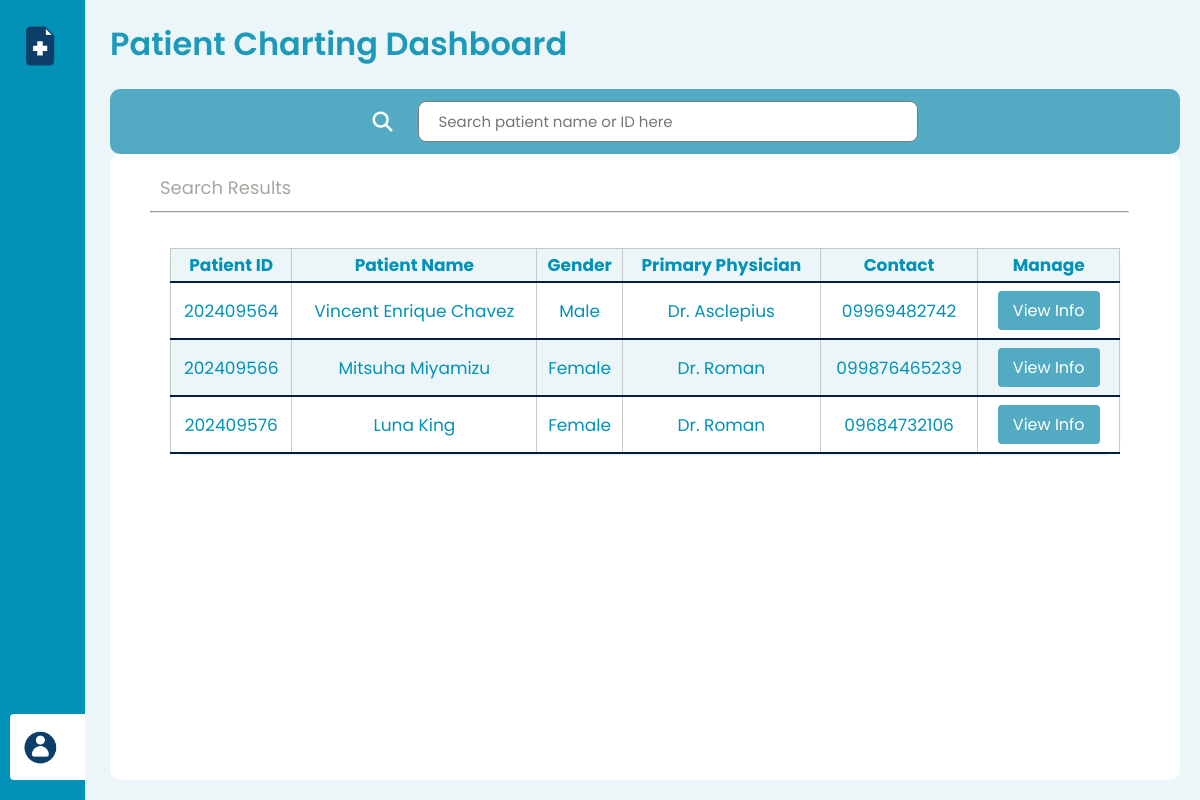
Page /DocuCare/ChartingList.php on the committed database.
### tables this page shows
CREATE TABLE `patient_emergency_contact` (
  `Patient_ID` int(20) DEFAULT NULL,
  `Emergency_Contact_Name` varchar(255) DEFAULT NULL,
  `Emergency_Contact` varchar(25) DEFAULT NULL,
  `Relation_to_Patient` varchar(255) DEFAULT NULL,
  `Entered_By_Nurse` int(20) DEFAULT NULL,
  `Status` char(3) DEFAULT NULL,
  `Deletion_Date` date DEFAULT NULL
);

CREATE TABLE `patient_info` (
  `Patient_ID` int(20) NOT NULL,
  `Admission_Date` datetime DEFAULT NULL,
  `Patient_FName` varchar(30) DEFAULT NULL,
  `Patient_MName` varchar(30) NOT NULL,
  `Patient_LName` varchar(30) NOT NULL,
  `Patient_Type` varchar(20) DEFAULT NULL,
  `Age` int(11) DEFAULT NULL,
  `Sex` varchar(255) DEFAULT NULL,
  `Room_Num` int(11) DEFAULT NULL,
  `Street` varchar(50) NOT NULL,
  `House_Num` varchar(50) NOT NULL,
  `Subdivision` varchar(50) DEFAULT NULL,
  `Barangay` varchar(50) NOT NULL,
  `City` varchar(50) NOT NULL,
  `Province` varchar(50) NOT NULL,
  `Birthplace` varchar(255) DEFAULT NULL,
  `DoB` date DEFAULT NULL,
  `Attending_Physician` varchar(255) DEFAULT NULL,
  `Admitting_Diagnosis` mediumtext DEFAULT NULL,
  `Entered_By_Nurse` int(20) DEFAULT NULL,
  `Status` char(3) DEFAULT NULL,
  `Deletion_Date` date DEFAULT NULL
);

### DocuCare/ChartingList.php (the view, shortened to what this page needs)
<!DOCTYPE html>
<html lang="en">
<head>
    <link rel="stylesheet" href="https://unicons.iconscout.com/release/v4.0.0/css/line.css">
    <link rel="stylesheet" href="style2.css">
</head>
<body>
    <aside class="sidebar" id="sidebar">
        <nav class="nav">
            <div class="sidebar-header">
                <img src="img/logo.png" alt="logo" />
            </div>
              <div class="user-account">
                <div class="user-profile">
                  <img src="img/profile.png" alt="Profile Image" />
                </div>
              </div>
        </nav>
    </aside>
    <main class="main">
        <header>
            <h1>Patient Charting Dashboard</h1>
        </header>
        <section class="search">
            <a href="#" class="search-icon"><i class="fas fa-search"></i></a>
            <input type="text" id="searchInput" placeholder="Search patient name or ID here" >
        </section>
        <section class="search-result">
            <h1>Search Results</h1><hr>
            <div class="box-container" id="patient_infoList">
                <?php
                include('mycon.php');
                $sql = "SELECT * FROM patient_info
                        JOIN patient_emergency_contact
                        ON patient_info.Patient_ID = patient_emergency_contact.Patient_ID";
                $result = $connection->query($sql);
                echo "<table border='1' width='100%'>";
                echo "<tr align='center' class=tblheader>
                        <td><b>Patient ID</b></td>
                        <td><b>Patient Name</b></td>
                        <td><b>Gender</b></td>
                        <td><b>Primary Physician</b></td>
                        <td><b>Contact</b></td>
                        <td class='no-print'><b>Manage</b></td>
                      </tr>";
                   if ($result->num_rows > 0) {
                    while ($row = $result->fetch_assoc()) {
                        $Patient_ID = $row['Patient_ID'];
                        echo'<tr>
                                <td>'.$row['Patient_ID'].'</td>
                                <td>'.$row['Patient_FName'].' '.$row['Patient_LName'].'</td>
                                <td>'.$row['Sex'].'</td>
                                <td>'.$row['Attending_Physician'].'</td>
                                <td>'.$row['Emergency_Contact'].'</td>
                                <td>
                                    <input type="button" name="info" value="View Info" class="btn" onclick="window.location.href=\'patientinfo.php?Patient_ID='.$Patient_ID.'\'">
                                    <button class="btn-icon" onclick="window.location.href=\'patientinfo.php?Patient_ID='.$Patient_ID.'\'">
                                          <i class="fas fa-info-circle"></i>
                                    </button>
                                </td>
                            </tr>';
                    }
                  } else {
                    echo "<tr><td colspan='6' align='center'>No results found.</td></tr>";
                 }
               echo "</table>";
            ?>
            </div>
        </section>
    </main>
</body>
</html>

### DocuCare/style2.css (style rules this page uses)
* { margin: 0; padding: 0; box-sizing: border-box; font-family: "Poppins", sans-serif; }
html { scroll-behavior: smooth; }
body { height: 100%; background-color: #ecf6f8; overflow-x: hidden; }
main { display: flex; flex-direction: column; min-height: 100vh; padding: 20px; }
.sidebar { position: fixed; top: 0; left: 0; height: 100%; width: 85px; display: flex; overflow-x: hidden; flex-direction: column; background: #0292b7; padding: 25px 20px; transition: all 0.4s ease; z-index: 1000; }
.sidebar .sidebar-header { display: flex; align-items: center; }
.sidebar .sidebar-header img { width: 42px; }
.user-account { position:absolute; bottom: 0; width: 90%; margin-bottom: 20px; padding: 12px 10px; margin-left: -10px; }
.user-profile { display: flex; align-items: center; color: #161a2d; }
.user-profile img { width: 42px; border-radius: 50%; border: 2px solid #fff; }
.main { margin-left: 85px; padding: 20px; transition: margin-left 0.4s ease; overflow-x: hidden; }
.main header { margin-bottom: 20px; }
.main h1 { font-size: 2rem; font-weight: 600; color: #1d9ab9; }
.search { margin-top: 6px; padding: 12px 20px; border-radius: 10px; background-color: #52abc2; display: flex; flex-direction: row; align-items: center; justify-content: center; gap: 10px; }
.search input, .search select { padding: 10px; margin-left: 10px; }
#searchInput { width: 700px; padding: 8px; border-radius: 8px; background: #ffffff; font-size: 15px; text-align: left; padding-left: 20px; border: 1px solid #7c7b7b; }
.search-icon { color: #ffffff; font-size: 20px; margin-right: 5px; }
.search-result { flex: 1; padding: 20px; box-sizing: border-box; background-color: #ffffff; border-radius: 10px; overflow: auto; }
.search-result h1 { margin-left: 30px; font-size: 18px; color: #a8a6a0; font-weight: normal; }
.search-result hr { margin-top: 10px; margin-left: 20px; width: 95%; }
.search-result .box-container { margin-left: 40px; margin-right: 40px; margin-top: 35px; margin-bottom: 45px; }
.btn { padding: 7px 15px; border: none; border-radius: 4px; cursor: pointer; font-size: 16px; margin: 5px; transition: background-color 0.3s ease; background-color: #52abc2; color: white; }
table { margin: 20px auto; font-size: 17px; border: solid #051D40 2px; background-color: #FFF; border-radius: 15px; border-collapse: collapse; width: 100%; }
table td { padding: 3px 4px; text-align: center; border-bottom: 2px solid #051D40; color: #0292b7; }
.tblheader { color: #051D40; }
table tr:nth-of-type(even) { background-color: #ffffff; }
table tr:nth-of-type(odd) { background-color: #ecf6f8; }
table { width: 100%; border-collapse: collapse; background-color: #ffffff; box-shadow: 0 1px 2px rgba(0, 0, 0, 0.1); border: none; }
th, td { padding: 6px; text-align: center; border: 1px solid #cac9c9; }
@media screen and (max-width: 1408px) { .main { margin-left: 100px; } }
@media screen and (max-width: 1408px) { .main header { margin-bottom: 15px; } }
@media screen and (max-width: 1216px) { .main { margin-left: 90px; } }
@media screen and (max-width: 1216px) { .main header { margin-bottom: 15px; } }
@media screen and (max-width: 1216px) { #searchInput { width: 500px; } }

### rows in the picture
patient_emergency_contact: Patient_ID "202409564", Patient_ID.Patient_FName "Vincent Enrique", Patient_ID.Patient_LName "Chavez", Patient_ID.Sex "Male", Patient_ID.Attending_Physician "Dr. Asclepius", Emergency_Contact "09969482742"
patient_emergency_contact: Patient_ID "202409566", Patient_ID.Patient_FName "Mitsuha", Patient_ID.Patient_LName "Miyamizu", Patient_ID.Sex "Female", Patient_ID.Attending_Physician "Dr. Roman", Emergency_Contact "099876465239"
patient_emergency_contact: Patient_ID "202409576", Patient_ID.Patient_FName "Luna", Patient_ID.Patient_LName "King", Patient_ID.Sex "Female", Patient_ID.Attending_Physician "Dr. Roman", Emergency_Contact "09684732106"
